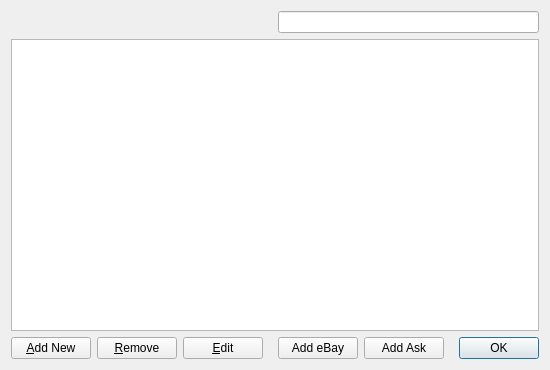
<ui version="4.0" >
 <class>SearchesDialog</class>
 <widget class="QDialog" name="SearchesDialog" >
  <property name="geometry" >
   <rect>
    <x>0</x>
    <y>0</y>
    <width>550</width>
    <height>370</height>
   </rect>
  </property>
  <property name="windowTitle" >
   <string>Custom Search Providers</string>
  </property>
  <layout class="QGridLayout" >
   <item row="0" column="0" >
    <spacer>
     <property name="orientation" >
      <enum>Qt::Horizontal</enum>
     </property>
     <property name="sizeHint" stdset="0" >
      <size>
       <width>252</width>
       <height>20</height>
      </size>
     </property>
    </spacer>
   </item>
   <item row="2" column="0" colspan="2" >
    <layout class="QHBoxLayout" >
     <item>
      <widget class="QPushButton" name="addButton" >
       <property name="text" >
        <string>&amp;Add New</string>
       </property>
      </widget>
     </item>
     <item>
      <widget class="QPushButton" name="removeButton" >
       <property name="text" >
        <string>&amp;Remove</string>
       </property>
      </widget>
     </item>
     <item>
      <widget class="QPushButton" name="editButton" >
       <property name="text" >
        <string>&amp;Edit</string>
       </property>
      </widget>
     </item>
     <item>
      <spacer name="horizontalSpacer" >
       <property name="orientation" >
        <enum>Qt::Horizontal</enum>
       </property>
       <property name="sizeHint" stdset="0" >
        <size>
         <width>40</width>
         <height>20</height>
        </size>
       </property>
      </spacer>
     </item>
     <item>
      <widget class="QPushButton" name="buttonAddEbay" >
       <property name="text" >
        <string>Add eBay</string>
       </property>
      </widget>
     </item>
     <item>
      <widget class="QPushButton" name="buttonAddAsk" >
       <property name="text" >
        <string>Add Ask</string>
       </property>
      </widget>
     </item>
     <item>
      <spacer>
       <property name="orientation" >
        <enum>Qt::Horizontal</enum>
       </property>
       <property name="sizeHint" stdset="0" >
        <size>
         <width>40</width>
         <height>20</height>
        </size>
       </property>
      </spacer>
     </item>
     <item>
      <widget class="QDialogButtonBox" name="buttonBox" >
       <property name="standardButtons" >
        <set>QDialogButtonBox::Ok</set>
       </property>
      </widget>
     </item>
    </layout>
   </item>
   <item row="0" column="1" >
    <widget class="SearchLineEdit" name="search" />
   </item>
   <item row="1" column="0" colspan="2" >
    <widget class="EditTableView" name="SearchesTable" />
   </item>
  </layout>
 </widget>
 <customwidgets>
  <customwidget>
   <class>SearchLineEdit</class>
   <extends>QLineEdit</extends>
   <header>searchlineedit.h</header>
  </customwidget>
  <customwidget>
   <class>EditTableView</class>
   <extends>QTableView</extends>
   <header>edittableview.h</header>
  </customwidget>
 </customwidgets>
 <resources/>
 <connections>
  <connection>
   <sender>buttonBox</sender>
   <signal>accepted()</signal>
   <receiver>SearchesDialog</receiver>
   <slot>accept()</slot>
   <hints>
    <hint type="sourcelabel" >
     <x>472</x>
     <y>329</y>
    </hint>
    <hint type="destinationlabel" >
     <x>461</x>
     <y>356</y>
    </hint>
   </hints>
  </connection>
 </connections>
</ui>
